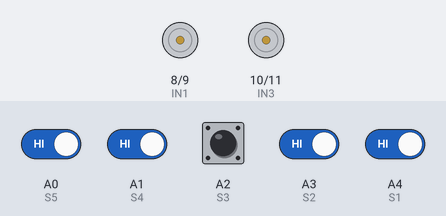
Recording of a sketch running on a simulated Arduino Uno, built with avr-gcc and run on an emulated ATmega328P. Shown: motor-driver pin pairs drawn as motors (green arrow = first pin HIGH = forward, orange = second pin HIGH = backward, longer = more drive, scaled by the enable pin). Inputs (shaded band) come from the test bench; at power-on: A0 (S5), A1 (S4), A2 (S3), A3 (S2), A4 (S1) HIGH.

Above: at 1.2 s.
1.3 s: A0 (S5) driven LOW
At 2.0 s:
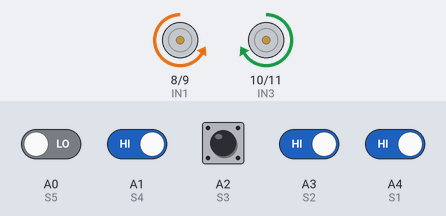
2.8 s: A1 (S4) driven LOW
At 3.1 s:
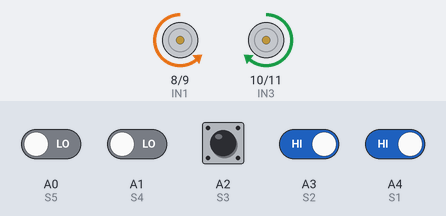
4.3 s: A3 (S2) driven LOW
At 5.4 s:
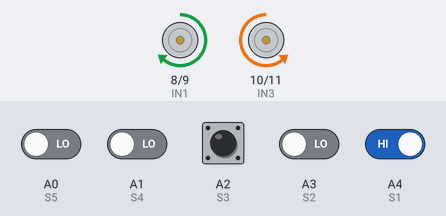
5.8 s: A3 (S2) driven HIGH
At 6.4 s:
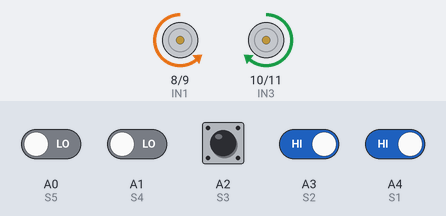
7.3 s: A4 (S1) driven LOW
At 7.6 s:
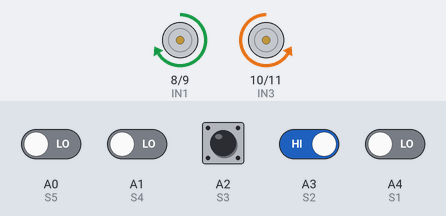
8.8 s: A4 (S1) driven HIGH
At 9.8 s:
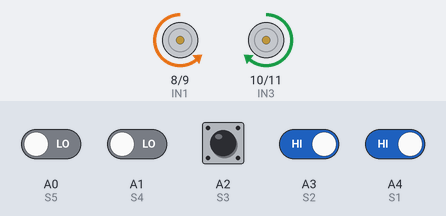
Timing chart, 0 to 11.3 s (numbered marks = the images above; inputs shaded):
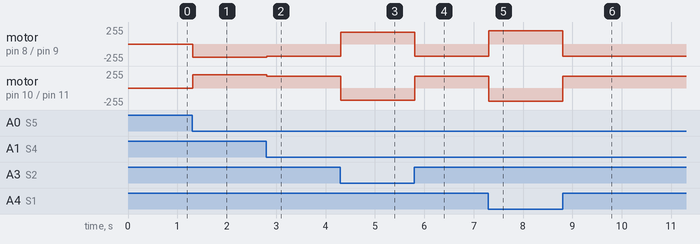

Measured:
- after the input at 1.3 s, motor on pin 8 (IN1) / pin 9 (IN2): stopped → backward 200/255 at once; motor on pin 10 (IN3) / pin 11 (IN4): stopped → forward 200/255 at once
- after the input at 2.8 s, motor on pin 8 (IN1) / pin 9 (IN2): backward 200/255 → backward 180/255 at once; motor on pin 10 (IN3) / pin 11 (IN4): forward 200/255 → forward 180/255 at once
- after the input at 4.3 s, motor on pin 8 (IN1) / pin 9 (IN2): backward 180/255 → forward 180/255 at once; motor on pin 10 (IN3) / pin 11 (IN4): forward 180/255 → backward 180/255 at once
- after the input at 5.8 s, motor on pin 8 (IN1) / pin 9 (IN2): forward 180/255 → backward 180/255 at once; motor on pin 10 (IN3) / pin 11 (IN4): backward 180/255 → forward 180/255 at once
- after the input at 7.3 s, motor on pin 8 (IN1) / pin 9 (IN2): backward 180/255 → forward 200/255 at once; motor on pin 10 (IN3) / pin 11 (IN4): forward 180/255 → backward 200/255 at once
- after the input at 8.8 s, motor on pin 8 (IN1) / pin 9 (IN2): forward 200/255 → backward 180/255 at once; motor on pin 10 (IN3) / pin 11 (IN4): backward 200/255 → forward 180/255 at once

The sketch:

line_follower.ino
```cpp
// Line Follower Robot
// Arduino Uno + 5 IR Sensors + L298N Motor Driver

// IR sensor pins
const int S1 = A4;   // Far Right
const int S2 = A3;   // Right
const int S3 = A2;   // Center
const int S4 = A1;   // Left
const int S5 = A0;   // Far Left

// L298N motor driver pins
const int ENA = 5;
const int ENB = 6;

const int IN1 = 8;
const int IN2 = 9;
const int IN3 = 10;
const int IN4 = 11;

int baseSpeed = 150;
int turnSpeed = 180;

void setup() {
  pinMode(S1, INPUT);
  pinMode(S2, INPUT);
  pinMode(S3, INPUT);
  pinMode(S4, INPUT);
  pinMode(S5, INPUT);

  pinMode(ENA, OUTPUT);
  pinMode(ENB, OUTPUT);

  pinMode(IN1, OUTPUT);
  pinMode(IN2, OUTPUT);
  pinMode(IN3, OUTPUT);
  pinMode(IN4, OUTPUT);

  Serial.begin(9600);

  stopMotors();
}

void loop() {

  int s1 = digitalRead(S1);
  int s2 = digitalRead(S2);
  int s3 = digitalRead(S3);
  int s4 = digitalRead(S4);
  int s5 = digitalRead(S5);

  // LOW = black line
  // HIGH = white surface

  // Center of the line
  if (s3 == LOW && s2 == HIGH && s4 == HIGH) {
    forward();
  }

  // Slightly right
  else if (s2 == LOW) {
    turnRight();
  }

  // Hard right
  else if (s1 == LOW) {
    hardRight();
  }

  // Slightly left
  else if (s4 == LOW) {
    turnLeft();
  }

  // Hard left
  else if (s5 == LOW) {
    hardLeft();
  }

  // If multiple sensors detect the line
  else if (s2 == LOW && s3 == LOW) {
    turnRight();
  }

  else if (s3 == LOW && s4 == LOW) {
    turnLeft();
  }

  // All sensors on white surface
  else if (s1 == HIGH &&
           s2 == HIGH &&
           s3 == HIGH &&
           s4 == HIGH &&
           s5 == HIGH) {
    stopMotors();
  }

  delay(10);
}

// ---------------- MOTOR FUNCTIONS ----------------

void forward() {
  digitalWrite(IN1, HIGH);
  digitalWrite(IN2, LOW);

  digitalWrite(IN3, HIGH);
  digitalWrite(IN4, LOW);

  analogWrite(ENA, baseSpeed);
  analogWrite(ENB, baseSpeed);
}

void turnLeft() {
  digitalWrite(IN1, LOW);
  digitalWrite(IN2, HIGH);

  digitalWrite(IN3, HIGH);
  digitalWrite(IN4, LOW);

  analogWrite(ENA, turnSpeed);
  analogWrite(ENB, turnSpeed);
}

void turnRight() {
  digitalWrite(IN1, HIGH);
  digitalWrite(IN2, LOW);

  digitalWrite(IN3, LOW);
  digitalWrite(IN4, HIGH);

  analogWrite(ENA, turnSpeed);
  analogWrite(ENB, turnSpeed);
}

void hardLeft() {
  digitalWrite(IN1, LOW);
  digitalWrite(IN2, HIGH);

  digitalWrite(IN3, HIGH);
  digitalWrite(IN4, LOW);

  analogWrite(ENA, 200);
  analogWrite(ENB, 200);
}

void hardRight() {
  digitalWrite(IN1, HIGH);
  digitalWrite(IN2, LOW);

  digitalWrite(IN3, LOW);
  digitalWrite(IN4, HIGH);

  analogWrite(ENA, 200);
  analogWrite(ENB, 200);
}

void stopMotors() {
  digitalWrite(IN1, LOW);
  digitalWrite(IN2, LOW);

  digitalWrite(IN3, LOW);
  digitalWrite(IN4, LOW);

  analogWrite(ENA, 0);
  analogWrite(ENB, 0);
}
```
